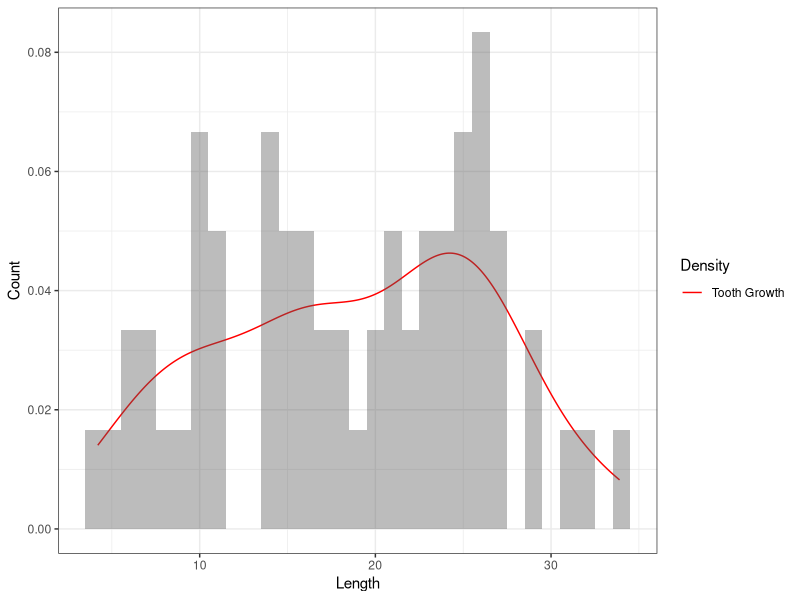
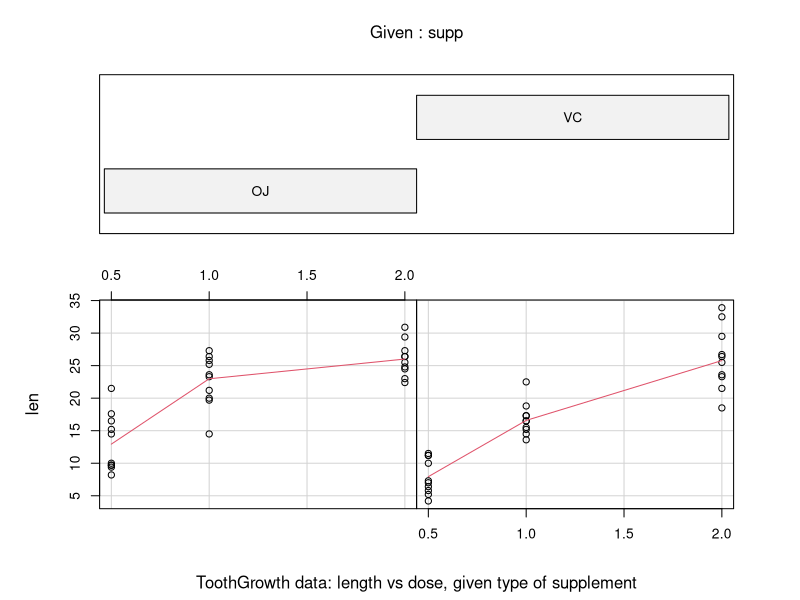

Generate these figures, in order, with R:
## ---- chunk 1
library(datasets)
data(ToothGrowth)
summary(ToothGrowth) # Summarise ToothGrowth and its variables
## ---- chunk 2
library(ggplot2) # To plot and see the distribution for length
qplot(ToothGrowth$len, geom = 'blank', xlab = "Length", ylab = "Count") +
geom_line(aes(y = ..density.., colour = 'Tooth Growth'), stat = 'density') +
geom_histogram(aes(y = ..density..), alpha = 0.4, binwidth = 1) +
scale_colour_manual(name = 'Density', values = c('red')) + theme_bw()
## ---- chunk 3
mean(ToothGrowth$len) # mean for len of ToothGrowth
sd(ToothGrowth$len) # SD for len of ToothGrowth
## ---- chunk 4
require(graphics) # Compare different len given type of supplement
coplot(len ~ dose | supp, data = ToothGrowth, panel = panel.smooth,
       xlab = "ToothGrowth data: length vs dose, given type of supplement")
## ---- chunk 5
vc_df <- subset(ToothGrowth, supp == "VC")
oj_df <- subset(ToothGrowth, supp == "OJ")
overall_result <- t.test(vc_df$len, oj_df$len, paired = TRUE)
overall_result
## ---- chunk 6
vc_0.5_len <- subset(vc_df, dose == 0.5)$len
oj_0.5_len <- subset(oj_df, dose == 0.5)$len
result_0.5 <- t.test(vc_0.5_len, oj_0.5_len, paired = TRUE)
result_0.5
## ---- chunk 7
oj_1_len <- subset(oj_df, dose == 1)$len
vc_1_len <- subset(vc_df, dose == 1)$len
result_1 <- t.test(vc_1_len, oj_1_len, paired = TRUE)
result_1
## ---- chunk 8
vc_2_len <- subset(vc_df, dose == 2)$len
oj_2_len <- subset(oj_df, dose == 2)$len
result_2 <- t.test(vc_2_len, oj_2_len, paired = TRUE)
result_2
